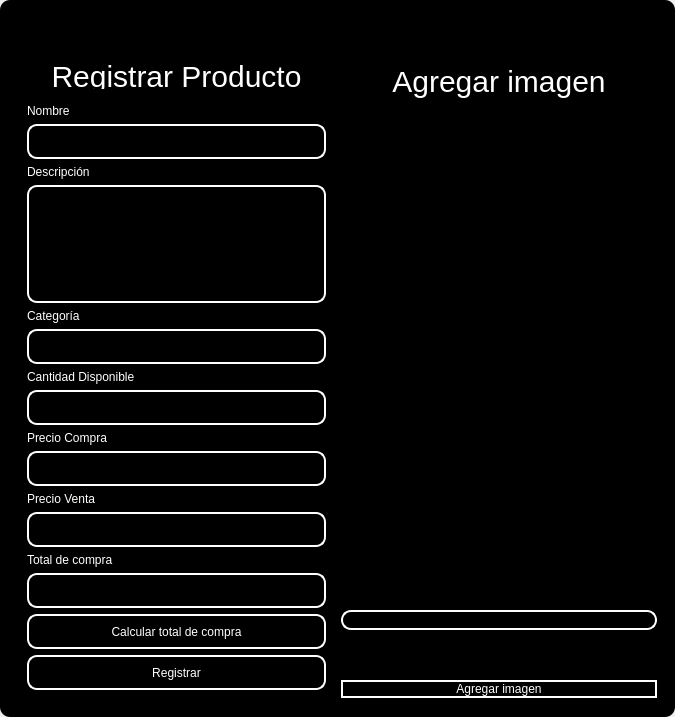
<?xml version="1.0" encoding="UTF-8"?>
<ui version="4.0">
 <class>MainWindow</class>
 <widget class="QMainWindow" name="MainWindow">
  <property name="geometry">
   <rect>
    <x>0</x>
    <y>0</y>
    <width>675</width>
    <height>717</height>
   </rect>
  </property>
  <property name="windowTitle">
   <string>MainWindow</string>
  </property>
  <property name="styleSheet">
   <string notr="true"/>
  </property>
  <widget class="QWidget" name="centralwidget">
   <property name="styleSheet">
    <string notr="true"/>
   </property>
   <layout class="QVBoxLayout" name="verticalLayout">
    <property name="spacing">
     <number>0</number>
    </property>
    <property name="leftMargin">
     <number>0</number>
    </property>
    <property name="topMargin">
     <number>0</number>
    </property>
    <property name="rightMargin">
     <number>0</number>
    </property>
    <property name="bottomMargin">
     <number>0</number>
    </property>
    <item>
     <widget class="QFrame" name="frame">
      <property name="enabled">
       <bool>true</bool>
      </property>
      <property name="styleSheet">
       <string notr="true">QFrame {
	border-radius:10px;
	background-color: rgb(0, 0, 0);
 }
</string>
      </property>
      <property name="frameShape">
       <enum>QFrame::StyledPanel</enum>
      </property>
      <property name="frameShadow">
       <enum>QFrame::Raised</enum>
      </property>
      <layout class="QVBoxLayout" name="verticalLayout_2">
       <item>
        <widget class="QFrame" name="frame_superior">
         <property name="minimumSize">
          <size>
           <width>0</width>
           <height>40</height>
          </size>
         </property>
         <property name="maximumSize">
          <size>
           <width>16777215</width>
           <height>40</height>
          </size>
         </property>
         <property name="styleSheet">
          <string notr="true">QPushButton{
border-radius:18px;
}

QPushButton:hover{
	background-color: rgb(0, 0, 0);
}
</string>
         </property>
         <property name="frameShape">
          <enum>QFrame::StyledPanel</enum>
         </property>
         <property name="frameShadow">
          <enum>QFrame::Raised</enum>
         </property>
         <layout class="QHBoxLayout" name="horizontalLayout_3">
          <property name="spacing">
           <number>4</number>
          </property>
          <property name="leftMargin">
           <number>0</number>
          </property>
          <property name="topMargin">
           <number>0</number>
          </property>
          <property name="rightMargin">
           <number>0</number>
          </property>
          <property name="bottomMargin">
           <number>0</number>
          </property>
          <item>
           <widget class="QPushButton" name="btn_icon">
            <property name="text">
             <string/>
            </property>
            <property name="iconSize">
             <size>
              <width>40</width>
              <height>40</height>
             </size>
            </property>
           </widget>
          </item>
          <item>
           <spacer name="horizontalSpacer_2">
            <property name="orientation">
             <enum>Qt::Horizontal</enum>
            </property>
            <property name="sizeHint" stdset="0">
             <size>
              <width>443</width>
              <height>20</height>
             </size>
            </property>
           </spacer>
          </item>
          <item>
           <widget class="QPushButton" name="bt_minimizar">
            <property name="minimumSize">
             <size>
              <width>38</width>
              <height>38</height>
             </size>
            </property>
            <property name="maximumSize">
             <size>
              <width>38</width>
              <height>38</height>
             </size>
            </property>
            <property name="cursor">
             <cursorShape>PointingHandCursor</cursorShape>
            </property>
            <property name="text">
             <string/>
            </property>
            <property name="icon">
             <iconset>
              <normaloff>image/minus.svg</normaloff>image/minus.svg</iconset>
            </property>
            <property name="iconSize">
             <size>
              <width>38</width>
              <height>38</height>
             </size>
            </property>
           </widget>
          </item>
          <item>
           <widget class="QPushButton" name="bt_maximizar">
            <property name="minimumSize">
             <size>
              <width>38</width>
              <height>38</height>
             </size>
            </property>
            <property name="maximumSize">
             <size>
              <width>38</width>
              <height>38</height>
             </size>
            </property>
            <property name="cursor">
             <cursorShape>PointingHandCursor</cursorShape>
            </property>
            <property name="text">
             <string/>
            </property>
            <property name="icon">
             <iconset>
              <normaloff>image/chevron-up.svg</normaloff>image/chevron-up.svg</iconset>
            </property>
            <property name="iconSize">
             <size>
              <width>38</width>
              <height>38</height>
             </size>
            </property>
           </widget>
          </item>
          <item>
           <widget class="QPushButton" name="bt_restaurar">
            <property name="minimumSize">
             <size>
              <width>38</width>
              <height>38</height>
             </size>
            </property>
            <property name="maximumSize">
             <size>
              <width>38</width>
              <height>38</height>
             </size>
            </property>
            <property name="cursor">
             <cursorShape>PointingHandCursor</cursorShape>
            </property>
            <property name="text">
             <string/>
            </property>
            <property name="icon">
             <iconset>
              <normaloff>image/chevron-down.svg</normaloff>image/chevron-down.svg</iconset>
            </property>
            <property name="iconSize">
             <size>
              <width>38</width>
              <height>38</height>
             </size>
            </property>
           </widget>
          </item>
          <item>
           <widget class="QPushButton" name="bt_cerrar">
            <property name="minimumSize">
             <size>
              <width>38</width>
              <height>38</height>
             </size>
            </property>
            <property name="maximumSize">
             <size>
              <width>38</width>
              <height>38</height>
             </size>
            </property>
            <property name="cursor">
             <cursorShape>PointingHandCursor</cursorShape>
            </property>
            <property name="text">
             <string/>
            </property>
            <property name="icon">
             <iconset>
              <normaloff>image/x.svg</normaloff>image/x.svg</iconset>
            </property>
            <property name="iconSize">
             <size>
              <width>38</width>
              <height>38</height>
             </size>
            </property>
           </widget>
          </item>
         </layout>
        </widget>
       </item>
       <item>
        <widget class="QFrame" name="frame_3">
         <property name="minimumSize">
          <size>
           <width>0</width>
           <height>0</height>
          </size>
         </property>
         <property name="maximumSize">
          <size>
           <width>16777215</width>
           <height>16777215</height>
          </size>
         </property>
         <property name="styleSheet">
          <string notr="true">QLabel {
	color: rgb(255, 255, 254);
	font: 12pt &quot;Arial&quot;;
	background-color: rgba(0, 0, 0,0);
}

QTextEdit{
background-color: rgba(0, 0, 0,0);
border-radius:10px; 
font: 12pt &quot;Arial&quot;;
color: rgb(255, 255, 254);
border: 2px solid  rgb(255, 255, 255);

}

QTextEdit:hover{
background-color: rgba(0, 0, 0,0);
border-radius:10px; 
font: 12pt &quot;Arial&quot;;
border: 2px solid  rgb(120, 0, 171);
}

QTextEdit:focus{
background-color: rgb(0, 0, 0);
border-radius:10px; 
font: 12pt &quot;Arial&quot;;
border: 2px solid rgb(120, 0, 171);
}

QLineEdit{
background-color: rgba(0, 0, 0,0);
border-radius:10px; 
font: 12pt &quot;Arial&quot;;
color: rgb(255, 255, 254);
border: 2px solid  rgb(255, 255, 255);

}

QLineEdit:hover{
background-color: rgba(0, 0, 0,0);
border-radius:10px; 
font: 12pt &quot;Arial&quot;;
border: 2px solid  rgb(120, 0, 171);
}

QLineEdit:focus{
background-color: rgb(0, 0, 0);
border-radius:10px; 
font: 12pt &quot;Arial&quot;;
border: 2px solid rgb(120, 0, 171);
}

QCheckBox{
	font: 12pt &quot;Arial&quot;;
	color: rgb(255, 255, 255);
}

QCheckBox::indicator {
    width: 18px;
    height:18px;
}

QCheckBox::indicator:unchecked {
   background-image: url(image/square.svg);
}

QCheckBox::indicator:checked {
   background-image: url(image/check-square.svg);
}

QPushButton{
border-radius:10px; 
font: 12pt &quot;Arial&quot;;
color: rgb(255, 255, 254);
border: 2px solid #ffffff;
}

QPushButton:hover{
border-radius:10px; 
font: 12pt &quot;Arial&quot;;
color: rgb(255, 255, 255);
border: 2px solid rgb(120, 0, 171);
	background-color: rgb(120, 0, 171);
}
</string>
         </property>
         <property name="frameShape">
          <enum>QFrame::StyledPanel</enum>
         </property>
         <property name="frameShadow">
          <enum>QFrame::Raised</enum>
         </property>
         <layout class="QHBoxLayout" name="horizontalLayout_4">
          <item>
           <layout class="QVBoxLayout" name="verticalLayout_4">
            <property name="rightMargin">
             <number>0</number>
            </property>
            <property name="bottomMargin">
             <number>0</number>
            </property>
            <item>
             <widget class="QLabel" name="label_3">
              <property name="minimumSize">
               <size>
                <width>100</width>
                <height>25</height>
               </size>
              </property>
              <property name="styleSheet">
               <string notr="true">font-size: 30px;
color: rgb(255, 255, 255);</string>
              </property>
              <property name="text">
               <string>Registrar Producto</string>
              </property>
              <property name="alignment">
               <set>Qt::AlignCenter</set>
              </property>
             </widget>
            </item>
            <item>
             <widget class="QFrame" name="frame_4">
              <property name="maximumSize">
               <size>
                <width>400</width>
                <height>700</height>
               </size>
              </property>
              <property name="styleSheet">
               <string notr="true">QLabel {
	color: rgb(255, 255, 254);
	font: 12pt &quot;Arial&quot;;
	background-color: rgba(0, 0, 0,0);
}

QTextEdit{
background-color: rgba(0, 0, 0,0);
border-radius:10px; 
font: 12pt &quot;Arial&quot;;
color: rgb(255, 255, 254);
border: 2px solid  rgb(255, 255, 255);

}

QTextEdit:hover{
background-color: rgba(0, 0, 0,0);
border-radius:10px; 
font: 12pt &quot;Arial&quot;;
border: 2px solid  rgb(120, 0, 171);
}

QTextEdit:focus{
background-color: rgb(0, 0, 0);
border-radius:10px; 
font: 12pt &quot;Arial&quot;;
border: 2px solid rgb(120, 0, 171);
}

QLineEdit{
background-color: rgba(0, 0, 0,0);
border-radius:10px; 
font: 12pt &quot;Arial&quot;;
color: rgb(255, 255, 254);
border: 2px solid  rgb(255, 255, 255);

}

QLineEdit:hover{
background-color: rgba(0, 0, 0,0);
border-radius:10px; 
font: 12pt &quot;Arial&quot;;
border: 2px solid  rgb(120, 0, 171);
}

QLineEdit:focus{
background-color: rgb(0, 0, 0);
border-radius:10px; 
font: 12pt &quot;Arial&quot;;
border: 2px solid rgb(120, 0, 171);
}

QCheckBox{
	font: 12pt &quot;Arial&quot;;
	color: rgb(255, 255, 255);
}

QCheckBox::indicator {
    width: 18px;
    height:18px;
}

QCheckBox::indicator:unchecked {
   background-image: url(image/square.svg);
}

QCheckBox::indicator:checked {
   background-image: url(image/check-square.svg);
}

QPushButton{
border-radius:10px; 
font: 12pt &quot;Arial&quot;;
color: rgb(255, 255, 254);
border: 2px solid #ffffff;
}

QPushButton:hover{
border-radius:10px; 
font: 12pt &quot;Arial&quot;;
color: rgb(255, 255, 255);
border: 2px solid rgb(120, 0, 171);
	background-color: rgb(120, 0, 171);
}
</string>
              </property>
              <property name="frameShape">
               <enum>QFrame::StyledPanel</enum>
              </property>
              <property name="frameShadow">
               <enum>QFrame::Raised</enum>
              </property>
              <layout class="QVBoxLayout" name="verticalLayout_3">
               <property name="leftMargin">
                <number>9</number>
               </property>
               <property name="topMargin">
                <number>9</number>
               </property>
               <property name="rightMargin">
                <number>9</number>
               </property>
               <property name="bottomMargin">
                <number>9</number>
               </property>
               <item>
                <spacer name="verticalSpacer_3">
                 <property name="orientation">
                  <enum>Qt::Vertical</enum>
                 </property>
                 <property name="sizeHint" stdset="0">
                  <size>
                   <width>20</width>
                   <height>40</height>
                  </size>
                 </property>
                </spacer>
               </item>
               <item>
                <widget class="QLabel" name="label_4">
                 <property name="text">
                  <string>Nombre</string>
                 </property>
                </widget>
               </item>
               <item>
                <widget class="QLineEdit" name="nametxt">
                 <property name="minimumSize">
                  <size>
                   <width>0</width>
                   <height>35</height>
                  </size>
                 </property>
                 <property name="text">
                  <string/>
                 </property>
                </widget>
               </item>
               <item>
                <spacer name="verticalSpacer_4">
                 <property name="orientation">
                  <enum>Qt::Vertical</enum>
                 </property>
                 <property name="sizeHint" stdset="0">
                  <size>
                   <width>20</width>
                   <height>40</height>
                  </size>
                 </property>
                </spacer>
               </item>
               <item>
                <widget class="QLabel" name="label_8">
                 <property name="text">
                  <string>Descripción</string>
                 </property>
                </widget>
               </item>
               <item>
                <widget class="QTextEdit" name="descriptiontxt">
                 <property name="minimumSize">
                  <size>
                   <width>0</width>
                   <height>40</height>
                  </size>
                 </property>
                </widget>
               </item>
               <item>
                <widget class="QLabel" name="label_5">
                 <property name="text">
                  <string>Categoría</string>
                 </property>
                </widget>
               </item>
               <item>
                <widget class="QLineEdit" name="categorytxt">
                 <property name="minimumSize">
                  <size>
                   <width>0</width>
                   <height>35</height>
                  </size>
                 </property>
                 <property name="maximumSize">
                  <size>
                   <width>16777215</width>
                   <height>16777215</height>
                  </size>
                 </property>
                 <property name="echoMode">
                  <enum>QLineEdit::Normal</enum>
                 </property>
                </widget>
               </item>
               <item>
                <spacer name="verticalSpacer_5">
                 <property name="orientation">
                  <enum>Qt::Vertical</enum>
                 </property>
                 <property name="sizeHint" stdset="0">
                  <size>
                   <width>20</width>
                   <height>40</height>
                  </size>
                 </property>
                </spacer>
               </item>
               <item>
                <widget class="QLabel" name="label">
                 <property name="text">
                  <string>Cantidad Disponible</string>
                 </property>
                </widget>
               </item>
               <item>
                <widget class="QLineEdit" name="stocktxt">
                 <property name="minimumSize">
                  <size>
                   <width>0</width>
                   <height>35</height>
                  </size>
                 </property>
                </widget>
               </item>
               <item>
                <widget class="QLabel" name="label_2">
                 <property name="text">
                  <string>Precio Compra</string>
                 </property>
                </widget>
               </item>
               <item>
                <spacer name="verticalSpacer_6">
                 <property name="orientation">
                  <enum>Qt::Vertical</enum>
                 </property>
                 <property name="sizeHint" stdset="0">
                  <size>
                   <width>20</width>
                   <height>40</height>
                  </size>
                 </property>
                </spacer>
               </item>
               <item>
                <widget class="QLineEdit" name="pricepurchtxt">
                 <property name="minimumSize">
                  <size>
                   <width>0</width>
                   <height>35</height>
                  </size>
                 </property>
                </widget>
               </item>
               <item>
                <spacer name="verticalSpacer_10">
                 <property name="orientation">
                  <enum>Qt::Vertical</enum>
                 </property>
                 <property name="sizeHint" stdset="0">
                  <size>
                   <width>20</width>
                   <height>40</height>
                  </size>
                 </property>
                </spacer>
               </item>
               <item>
                <widget class="QLabel" name="label_6">
                 <property name="text">
                  <string>Precio Venta</string>
                 </property>
                </widget>
               </item>
               <item>
                <widget class="QLineEdit" name="pricesaletxt">
                 <property name="minimumSize">
                  <size>
                   <width>0</width>
                   <height>35</height>
                  </size>
                 </property>
                </widget>
               </item>
               <item>
                <widget class="QLabel" name="label_7">
                 <property name="text">
                  <string>Total de compra</string>
                 </property>
                </widget>
               </item>
               <item>
                <widget class="QLineEdit" name="totaltxt">
                 <property name="enabled">
                  <bool>false</bool>
                 </property>
                 <property name="minimumSize">
                  <size>
                   <width>0</width>
                   <height>35</height>
                  </size>
                 </property>
                </widget>
               </item>
               <item>
                <widget class="QPushButton" name="btn_calculate_total">
                 <property name="minimumSize">
                  <size>
                   <width>0</width>
                   <height>35</height>
                  </size>
                 </property>
                 <property name="text">
                  <string>Calcular total de compra</string>
                 </property>
                </widget>
               </item>
               <item>
                <spacer name="verticalSpacer_9">
                 <property name="orientation">
                  <enum>Qt::Vertical</enum>
                 </property>
                 <property name="sizeHint" stdset="0">
                  <size>
                   <width>20</width>
                   <height>50</height>
                  </size>
                 </property>
                </spacer>
               </item>
               <item>
                <widget class="QPushButton" name="btn_add">
                 <property name="minimumSize">
                  <size>
                   <width>0</width>
                   <height>35</height>
                  </size>
                 </property>
                 <property name="cursor">
                  <cursorShape>PointingHandCursor</cursorShape>
                 </property>
                 <property name="text">
                  <string>Registrar</string>
                 </property>
                </widget>
               </item>
               <item>
                <spacer name="verticalSpacer_7">
                 <property name="orientation">
                  <enum>Qt::Vertical</enum>
                 </property>
                 <property name="sizeHint" stdset="0">
                  <size>
                   <width>20</width>
                   <height>40</height>
                  </size>
                 </property>
                </spacer>
               </item>
               <item>
                <spacer name="verticalSpacer_8">
                 <property name="orientation">
                  <enum>Qt::Vertical</enum>
                 </property>
                 <property name="sizeHint" stdset="0">
                  <size>
                   <width>20</width>
                   <height>40</height>
                  </size>
                 </property>
                </spacer>
               </item>
              </layout>
             </widget>
            </item>
           </layout>
          </item>
          <item>
           <layout class="QVBoxLayout" name="verticalLayout_5">
            <property name="spacing">
             <number>50</number>
            </property>
            <property name="bottomMargin">
             <number>1</number>
            </property>
            <item>
             <widget class="QLabel" name="label_9">
              <property name="maximumSize">
               <size>
                <width>16777215</width>
                <height>100</height>
               </size>
              </property>
              <property name="styleSheet">
               <string notr="true">font-size: 30px;
color: rgb(255, 255, 255);</string>
              </property>
              <property name="locale">
               <locale language="Spanish" country="Chile"/>
              </property>
              <property name="text">
               <string>Agregar imagen</string>
              </property>
              <property name="alignment">
               <set>Qt::AlignCenter</set>
              </property>
             </widget>
            </item>
            <item>
             <layout class="QHBoxLayout" name="horizontalLayout">
              <property name="spacing">
               <number>20</number>
              </property>
              <property name="rightMargin">
               <number>0</number>
              </property>
              <item>
               <spacer name="horizontalSpacer_3">
                <property name="orientation">
                 <enum>Qt::Vertical</enum>
                </property>
                <property name="sizeHint" stdset="0">
                 <size>
                  <width>20</width>
                  <height>20</height>
                 </size>
                </property>
               </spacer>
              </item>
              <item>
               <widget class="QLabel" name="image_label">
                <property name="minimumSize">
                 <size>
                  <width>0</width>
                  <height>0</height>
                 </size>
                </property>
                <property name="maximumSize">
                 <size>
                  <width>100</width>
                  <height>100</height>
                 </size>
                </property>
                <property name="frameShape">
                 <enum>QFrame::NoFrame</enum>
                </property>
                <property name="text">
                 <string/>
                </property>
                <property name="alignment">
                 <set>Qt::AlignCenter</set>
                </property>
               </widget>
              </item>
              <item>
               <spacer name="horizontalSpacer">
                <property name="orientation">
                 <enum>Qt::Vertical</enum>
                </property>
                <property name="sizeHint" stdset="0">
                 <size>
                  <width>20</width>
                  <height>20</height>
                 </size>
                </property>
               </spacer>
              </item>
             </layout>
            </item>
            <item>
             <widget class="QLineEdit" name="imagetxt">
              <property name="enabled">
               <bool>false</bool>
              </property>
              <property name="minimumSize">
               <size>
                <width>0</width>
                <height>14</height>
               </size>
              </property>
              <property name="maximumSize">
               <size>
                <width>16777215</width>
                <height>35</height>
               </size>
              </property>
             </widget>
            </item>
            <item>
             <widget class="QPushButton" name="btn_add_image">
              <property name="cursor">
               <cursorShape>PointingHandCursor</cursorShape>
              </property>
              <property name="text">
               <string>Agregar imagen</string>
              </property>
             </widget>
            </item>
           </layout>
          </item>
         </layout>
        </widget>
       </item>
      </layout>
     </widget>
    </item>
   </layout>
  </widget>
 </widget>
 <resources/>
 <connections/>
</ui>
